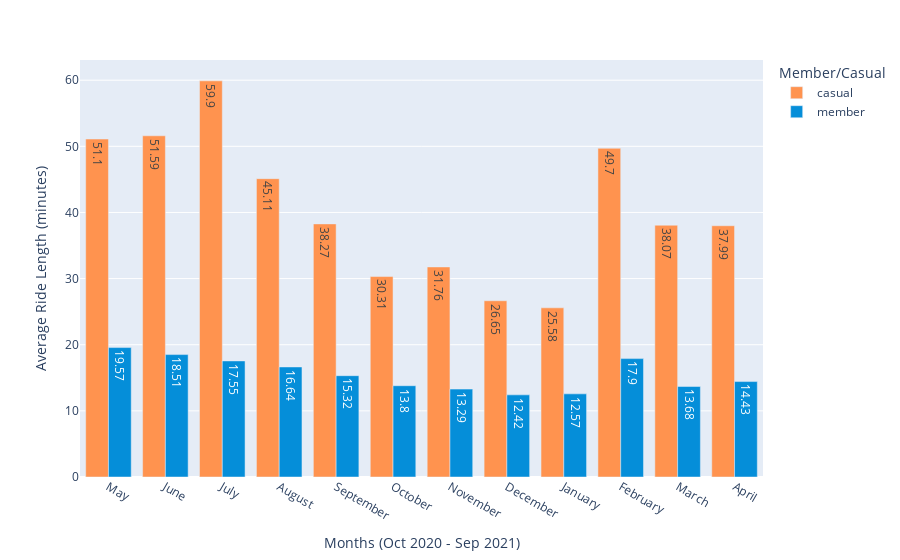

Source (notebook cell):
### Code cell
fig_5 = round(df.groupby(['year', 'month', 'member_casual'], as_index=False).mean(),2).dropna()

px.bar(fig_5, x = 'month', y = 'ride_length',
        color = 'member_casual',
        barmode='group',
        text = 'ride_length', 
        labels = {'ride_length': 'Average Ride Length (minutes)', 'member_casual': 'Member/Casual', 'month': 'Months (Oct 2020 - Sep 2021)'},
        hover_name = 'member_casual', hover_data = {'member_casual': False, 'ride_length': True}, 
        color_discrete_map = {'casual': '#FF934F', 'member': '#058ED9'})

### Figure 1 — Plotly figure (JSON) as saved in the notebook; plotly's stock layout.template omitted (floating-point values rounded to 4 significant figures)
{"data": [{"alignmentgroup": "True", "customdata": [["casual"], ["casual"], ["casual"], ["casual"], ["casual"], ["casual"], ["casual"], ["casual"], ["casual"], ["casual"], ["casual"], ["casual"]], "hovertemplate": "<b>%{hovertext}</b><br><br>Months (Oct 2020 - Sep 2021)=%{x}<br>Average Ride Length (minutes)=%{text}<extra></extra>", "hovertext": ["casual", "casual", "casual", "casual", "casual", "casual", "casual", "casual", "casual", "casual", "casual", "casual"], "legendgroup": "casual", "marker": {"color": "#FF934F", "pattern": {"shape": ""}}, "name": "casual", "offsetgroup": "casual", "orientation": "v", "showlegend": true, "text": [51.1, 51.59, 59.9, 45.11, 38.27, 30.31, 31.76, 26.65, 25.58, 49.7, 38.07, 37.99], "textposition": "auto", "type": "bar", "x": ["May", "June", "July", "August", "September", "October", "November", "December", "January", "February", "March", "April"], "xaxis": "x", "y": [51.1, 51.59, 59.9, 45.11, 38.27, 30.31, 31.76, 26.65, 25.58, 49.7, 38.07, 37.99], "yaxis": "y"}, {"alignmentgroup": "True", "customdata": [["member"], ["member"], ["member"], ["member"], ["member"], ["member"], ["member"], ["member"], ["member"], ["member"], ["member"], ["member"]], "hovertemplate": "<b>%{hovertext}</b><br><br>Months (Oct 2020 - Sep 2021)=%{x}<br>Average Ride Length (minutes)=%{text}<extra></extra>", "hovertext": ["member", "member", "member", "member", "member", "member", "member", "member", "member", "member", "member", "member"], "legendgroup": "member", "marker": {"color": "#058ED9", "pattern": {"shape": ""}}, "name": "member", "offsetgroup": "member", "orientation": "v", "showlegend": true, "text": [19.57, 18.51, 17.55, 16.64, 15.32, 13.8, 13.29, 12.42, 12.57, 17.9, 13.68, 14.43], "textposition": "auto", "type": "bar", "x": ["May", "June", "July", "August", "September", "October", "November", "December", "January", "February", "March", "April"], "xaxis": "x", "y": [19.57, 18.51, 17.55, 16.64, 15.32, 13.8, 13.29, 12.42, 12.57, 17.9, 13.68, 14.43], "yaxis": "y"}], "layout": {"barmode": "group", "legend": {"title": {"text": "Member/Casual"}, "tracegroupgap": 0}, "margin": {"t": 60}, "xaxis": {"anchor": "y", "domain": [0, 1], "title": {"text": "Months (Oct 2020 - Sep 2021)"}}, "yaxis": {"anchor": "x", "domain": [0, 1], "title": {"text": "Average Ride Length (minutes)"}}}}
